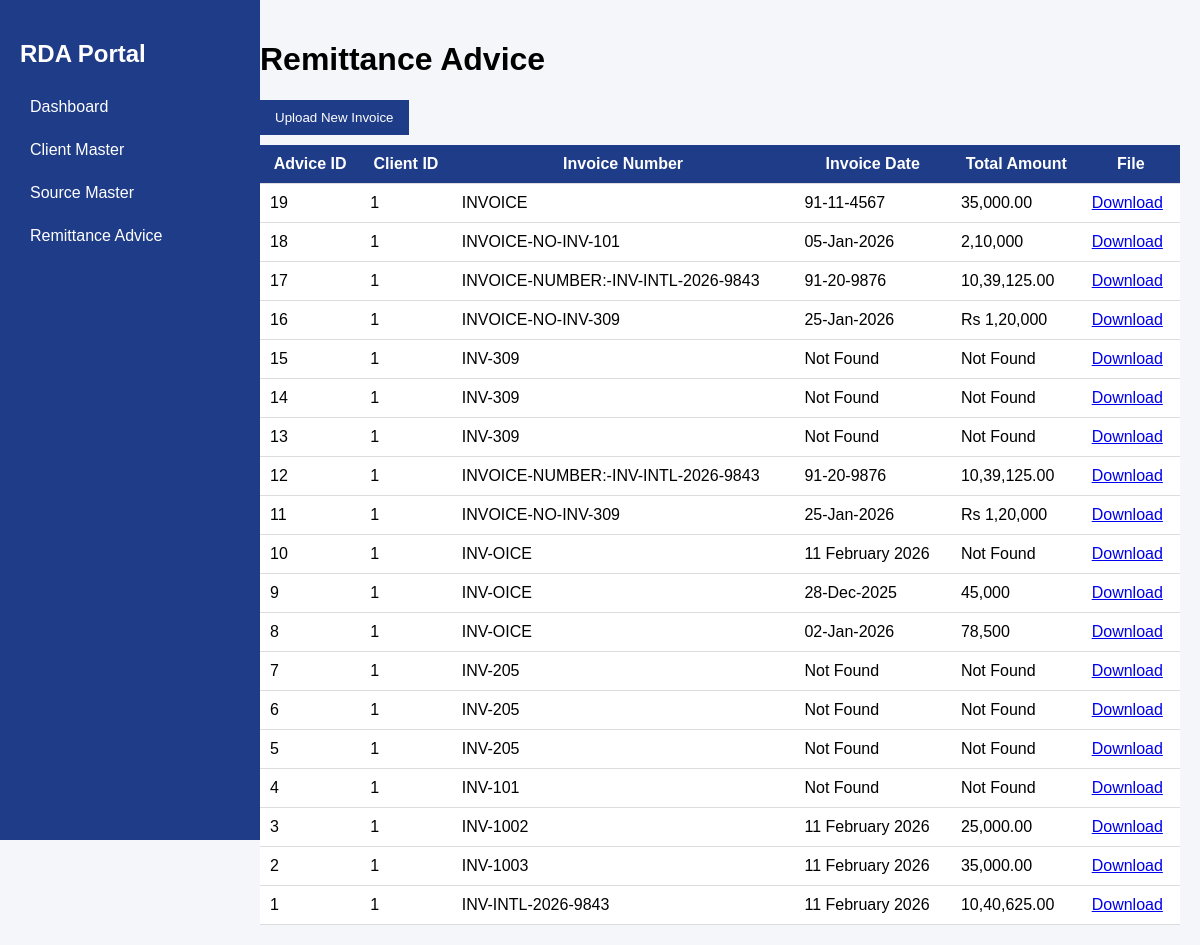
Screenshot of /remittance with the database file from the repository.
### models.py (models this page shows)
class RemittanceAdvice(db.Model):
    __tablename__ = "remittance_advice"
    id = db.Column(db.Integer, primary_key=True)
    client_id = db.Column(db.Integer)
    invoice_no = db.Column(db.String(100))
    invoice_date = db.Column(db.String(100))
    invoice_amount = db.Column(db.String(100))
    file_path = db.Column(db.String(200))
    created_at = db.Column(db.DateTime, default=datetime.utcnow)

### app.py (the view)
@app.route("/remittance")
def remittance():
    remittances = RemittanceAdvice.query.order_by(RemittanceAdvice.id.desc()).all()
    return render_template("remittance.html", remittances=remittances)

### templates/remittance.html (shortened to what this page needs)
<!DOCTYPE html>
<html>
<head>
    <link rel="stylesheet" href="{{ url_for('static', filename='styles.css') }}">
</head>
<body>
<div class="sidebar">
    <h2>RDA Portal</h2>
    <a href="/dashboard">Dashboard</a>
    <a href="/clients">Client Master</a>
    <a href="/sources">Source Master</a>
    <a href="/remittance">Remittance Advice</a>
</div>
<div class="content">
    <h1>Remittance Advice</h1>
    <button onclick="window.location.href='/upload'">Upload New Invoice</button>
    <table>
        <thead>
            <tr>
                <th>Advice ID</th>
                <th>Client ID</th>
                <th>Invoice Number</th>
                <th>Invoice Date</th>
                <th>Total Amount</th>
                <th>File</th>
            </tr>
        </thead>
        <tbody>
            {% if remittances %}
                {% for r in remittances %}
                <tr>
                    <td>{{ r.id }}</td>
                    <td>{{ r.client_id }}</td>
                    <td>{{ r.invoice_no }}</td>
                    <td>{{ r.invoice_date }}</td>
                    <td>{{ r.invoice_amount }}</td>
                    <td><a href="/download/{{ r.file_path }}">Download</a></td>
                </tr>
                {% endfor %}
            {% else %}
                <tr>
                    <td colspan="6" style="text-align: center; padding: 20px;">
                        No remittances yet. Upload an invoice to get started!
                    </td>
                </tr>
            {% endif %}
        </tbody>
    </table>
</div>
</body>
</html>

### static/styles.css (style rules this page uses)
body { font-family: Arial; margin: 0; background: #f4f6f9; }
.sidebar { width: 220px; height: 100vh; background: #1f3c88; position: fixed; padding: 20px; color: white; }
.sidebar a { display: block; color: white; padding: 10px; text-decoration: none; margin-top: 5px; }
.content { margin-left: 240px; padding: 20px; }
table { width: 100%; border-collapse: collapse; background: white; }
th, td { padding: 10px; border-bottom: 1px solid #ddd; }
th { background: #1f3c88; color: white; }
button { background: #1f3c88; color: white; padding: 10px 15px; border: none; margin-bottom: 10px; cursor: pointer; }

### rows the page displays
RemittanceAdvice: id "19", client_id "1", invoice_no "INVOICE", invoice_date "91-11-4567", invoice_amount "35,000.00"
RemittanceAdvice: id "18", client_id "1", invoice_no "INVOICE-NO-INV-101", invoice_date "05-Jan-2026", invoice_amount "2,10,000"
RemittanceAdvice: id "17", client_id "1", invoice_no "INVOICE-NUMBER:-INV-INTL-2026-9843", invoice_date "91-20-9876", invoice_amount "10,39,125.00"
RemittanceAdvice: id "16", client_id "1", invoice_no "INVOICE-NO-INV-309", invoice_date "25-Jan-2026", invoice_amount "Rs 1,20,000"
RemittanceAdvice: id "15", client_id "1", invoice_no "INV-309", invoice_date "Not Found", invoice_amount "Not Found"
RemittanceAdvice: id "14", client_id "1", invoice_no "INV-309", invoice_date "Not Found", invoice_amount "Not Found"
RemittanceAdvice: id "13", client_id "1", invoice_no "INV-309", invoice_date "Not Found", invoice_amount "Not Found"
RemittanceAdvice: id "12", client_id "1", invoice_no "INVOICE-NUMBER:-INV-INTL-2026-9843", invoice_date "91-20-9876", invoice_amount "10,39,125.00"
RemittanceAdvice: id "11", client_id "1", invoice_no "INVOICE-NO-INV-309", invoice_date "25-Jan-2026", invoice_amount "Rs 1,20,000"
RemittanceAdvice: id "10", client_id "1", invoice_no "INV-OICE", invoice_date "11 February 2026", invoice_amount "Not Found"
RemittanceAdvice: id "9", client_id "1", invoice_no "INV-OICE", invoice_date "28-Dec-2025", invoice_amount "45,000"
RemittanceAdvice: id "8", client_id "1", invoice_no "INV-OICE", invoice_date "02-Jan-2026", invoice_amount "78,500"
RemittanceAdvice: id "7", client_id "1", invoice_no "INV-205", invoice_date "Not Found", invoice_amount "Not Found"
RemittanceAdvice: id "6", client_id "1", invoice_no "INV-205", invoice_date "Not Found", invoice_amount "Not Found"
RemittanceAdvice: id "5", client_id "1", invoice_no "INV-205", invoice_date "Not Found", invoice_amount "Not Found"
RemittanceAdvice: id "4", client_id "1", invoice_no "INV-101", invoice_date "Not Found", invoice_amount "Not Found"
RemittanceAdvice: id "3", client_id "1", invoice_no "INV-1002", invoice_date "11 February 2026", invoice_amount "25,000.00"
RemittanceAdvice: id "2", client_id "1", invoice_no "INV-1003", invoice_date "11 February 2026", invoice_amount "35,000.00"
RemittanceAdvice: id "1", client_id "1", invoice_no "INV-INTL-2026-9843", invoice_date "11 February 2026", invoice_amount "10,40,625.00"
